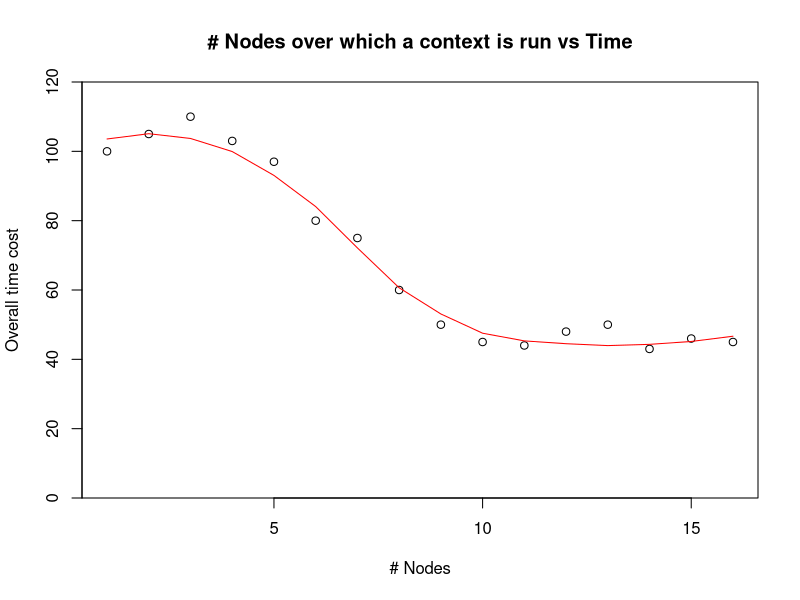

This chart was generated by the following R code:
getwd()

d <- data.frame(read.table("context_exp_5.csv", header=FALSE, sep=","))
max_y <- max(d)
plot(d, type="p", xlab="# Nodes", ylab="Overall time cost", main="# Nodes over which a context is run vs Time", ylim=c(0, max_y + 10), yaxs="i")
lmout <- loess(d$V2 ~ d$V1)
lines(predict(lmout), col='red', lwd=1)

